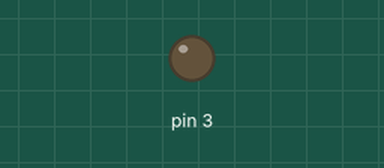
A sketch run on a simulated Arduino Uno, built with avr-gcc and run on an emulated ATmega328P. On the bench: output pins drawn as LEDs (lit = HIGH).

Above: at 0.34 s.
At 2.89 s:
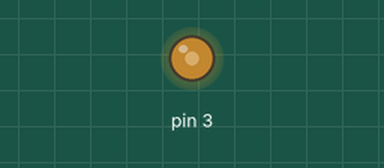
Timing chart, 0 to 4.5 s (numbered marks = the images above):
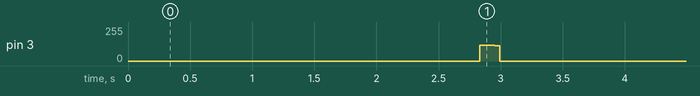

Measured:
- by itself, pin 3: 0/255 → 119/255 at 2.8 s, → 0/255 0.12 s later

The sketch:

shortArduino1_2.ino
```cpp
// Based on http://arduino.cc/en/Tutorial/Fading by David A. Mellis
// and Tom Igoe, http://www.arduino.cc/playground/Code/PwmFrequency,
// and viznut's, skurk's, and raer's discoveries documented in
// http://countercomplex.blogspot.com/2011/10/algorithmic-symphonies-from-one-line-of.html
#include "wiring_private.h"
#undef round
#undef abs

// The speaker is on Arduino pin 11, which is port B pin 3, pin 17 on the PDIP.
// The signal on this pin is OC2A.

void setup()  {
  // set bit 3 in data direction register B to 1 to configure Port B pin 3 for output:
 // pinMode(11, OUTPUT);
  pinMode(3, OUTPUT);
  //DDRB |= 1 << 3;
 // // I forget what this does!
  //TCCR2A |= 1 << COM2A1;
  // use 0x01 for divisor of 1, i.e. 31.25kHz
  // or 0x02 for divisor of 8, or 0x03 for divisor of 64 (default)
 // TCCR2B = TCCR2B & 0xf8 | 0x01;
}

long t = 0;
int i = 0;

void loop() {
  if (++i != 64) return;
  i = 0;
  t++;
 // OCR2A
  long myValue;

  myValue= t*(((t>>9)^((t>>9)-1)^1)%13)


;

analogWrite(3, myValue);


  return;


return;
}
```
